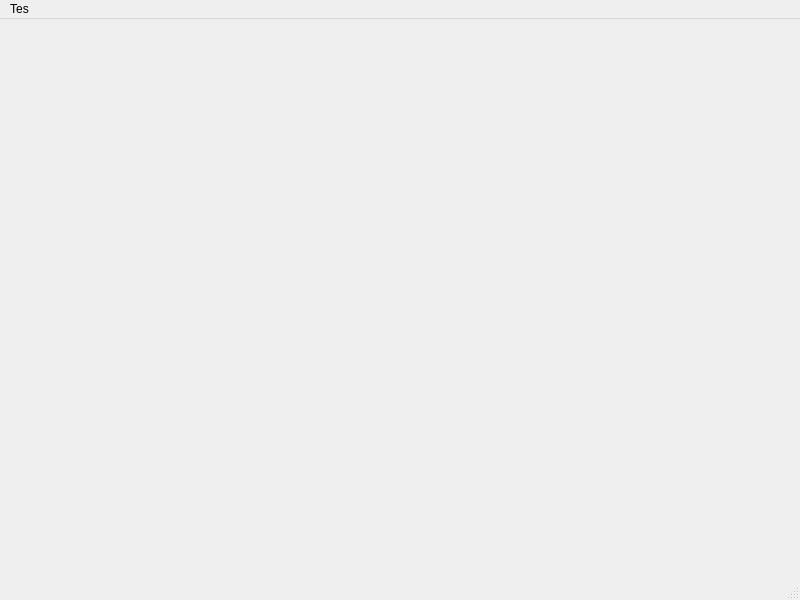
<?xml version="1.0" encoding="UTF-8"?>
<ui version="4.0">
 <class>Gas</class>
 <widget class="QMainWindow" name="Gas">
  <property name="geometry">
   <rect>
    <x>0</x>
    <y>0</y>
    <width>800</width>
    <height>600</height>
   </rect>
  </property>
  <property name="windowTitle">
   <string>calc_suhu</string>
  </property>
  <widget class="QWidget" name="centralwidget"/>
  <widget class="QMenuBar" name="menubar">
   <property name="geometry">
    <rect>
     <x>0</x>
     <y>0</y>
     <width>800</width>
     <height>26</height>
    </rect>
   </property>
   <widget class="QMenu" name="menuTes">
    <property name="title">
     <string>Tes</string>
    </property>
   </widget>
   <addaction name="menuTes"/>
  </widget>
  <widget class="QStatusBar" name="statusbar"/>
 </widget>
 <resources/>
 <connections/>
</ui>
